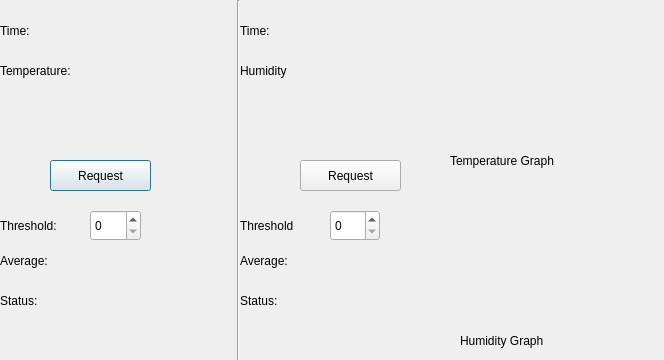
<?xml version="1.0" encoding="UTF-8"?>
<ui version="4.0">
 <class>Dialog</class>
 <widget class="QDialog" name="Dialog">
  <property name="geometry">
   <rect>
    <x>0</x>
    <y>0</y>
    <width>664</width>
    <height>360</height>
   </rect>
  </property>
  <property name="windowTitle">
   <string>Dialog</string>
  </property>
  <widget class="QPushButton" name="temperature">
   <property name="geometry">
    <rect>
     <x>50</x>
     <y>160</y>
     <width>101</width>
     <height>31</height>
    </rect>
   </property>
   <property name="text">
    <string>Request</string>
   </property>
  </widget>
  <widget class="QLabel" name="label">
   <property name="geometry">
    <rect>
     <x>0</x>
     <y>60</y>
     <width>91</width>
     <height>21</height>
    </rect>
   </property>
   <property name="text">
    <string>Temperature:</string>
   </property>
  </widget>
  <widget class="QLabel" name="label_temp">
   <property name="geometry">
    <rect>
     <x>100</x>
     <y>60</y>
     <width>131</width>
     <height>21</height>
    </rect>
   </property>
   <property name="text">
    <string/>
   </property>
  </widget>
  <widget class="QLabel" name="label_3">
   <property name="geometry">
    <rect>
     <x>240</x>
     <y>60</y>
     <width>81</width>
     <height>21</height>
    </rect>
   </property>
   <property name="text">
    <string>Humidity</string>
   </property>
  </widget>
  <widget class="QLabel" name="label_hum">
   <property name="geometry">
    <rect>
     <x>320</x>
     <y>60</y>
     <width>111</width>
     <height>21</height>
    </rect>
   </property>
   <property name="text">
    <string/>
   </property>
  </widget>
  <widget class="QLabel" name="label_5">
   <property name="geometry">
    <rect>
     <x>240</x>
     <y>20</y>
     <width>41</width>
     <height>21</height>
    </rect>
   </property>
   <property name="text">
    <string>Time:</string>
   </property>
  </widget>
  <widget class="QPushButton" name="humidity">
   <property name="geometry">
    <rect>
     <x>300</x>
     <y>160</y>
     <width>101</width>
     <height>31</height>
    </rect>
   </property>
   <property name="text">
    <string>Request</string>
   </property>
  </widget>
  <widget class="QLabel" name="label_7">
   <property name="geometry">
    <rect>
     <x>0</x>
     <y>20</y>
     <width>41</width>
     <height>21</height>
    </rect>
   </property>
   <property name="text">
    <string>Time:</string>
   </property>
  </widget>
  <widget class="QLabel" name="temp_time">
   <property name="geometry">
    <rect>
     <x>40</x>
     <y>20</y>
     <width>67</width>
     <height>21</height>
    </rect>
   </property>
   <property name="text">
    <string/>
   </property>
  </widget>
  <widget class="Line" name="line">
   <property name="geometry">
    <rect>
     <x>230</x>
     <y>0</y>
     <width>16</width>
     <height>361</height>
    </rect>
   </property>
   <property name="orientation">
    <enum>Qt::Vertical</enum>
   </property>
  </widget>
  <widget class="QLabel" name="hum_time">
   <property name="geometry">
    <rect>
     <x>290</x>
     <y>20</y>
     <width>67</width>
     <height>21</height>
    </rect>
   </property>
   <property name="text">
    <string/>
   </property>
  </widget>
  <widget class="QLabel" name="label_2">
   <property name="geometry">
    <rect>
     <x>0</x>
     <y>250</y>
     <width>67</width>
     <height>21</height>
    </rect>
   </property>
   <property name="text">
    <string>Average:</string>
   </property>
  </widget>
  <widget class="QLabel" name="average_temperature">
   <property name="geometry">
    <rect>
     <x>70</x>
     <y>250</y>
     <width>67</width>
     <height>21</height>
    </rect>
   </property>
   <property name="text">
    <string/>
   </property>
  </widget>
  <widget class="QLabel" name="label_6">
   <property name="geometry">
    <rect>
     <x>240</x>
     <y>250</y>
     <width>67</width>
     <height>21</height>
    </rect>
   </property>
   <property name="text">
    <string>Average:</string>
   </property>
  </widget>
  <widget class="QLabel" name="average_humidity">
   <property name="geometry">
    <rect>
     <x>310</x>
     <y>250</y>
     <width>67</width>
     <height>21</height>
    </rect>
   </property>
   <property name="text">
    <string/>
   </property>
  </widget>
  <widget class="QLabel" name="label_4">
   <property name="geometry">
    <rect>
     <x>0</x>
     <y>290</y>
     <width>67</width>
     <height>21</height>
    </rect>
   </property>
   <property name="text">
    <string>Status:</string>
   </property>
  </widget>
  <widget class="QLabel" name="label_8">
   <property name="geometry">
    <rect>
     <x>240</x>
     <y>290</y>
     <width>67</width>
     <height>21</height>
    </rect>
   </property>
   <property name="text">
    <string>Status:</string>
   </property>
  </widget>
  <widget class="QLabel" name="temp_alert">
   <property name="geometry">
    <rect>
     <x>60</x>
     <y>290</y>
     <width>67</width>
     <height>21</height>
    </rect>
   </property>
   <property name="text">
    <string/>
   </property>
  </widget>
  <widget class="QLabel" name="hum_alert">
   <property name="geometry">
    <rect>
     <x>300</x>
     <y>290</y>
     <width>67</width>
     <height>21</height>
    </rect>
   </property>
   <property name="text">
    <string/>
   </property>
  </widget>
  <widget class="QLabel" name="label_9">
   <property name="geometry">
    <rect>
     <x>0</x>
     <y>210</y>
     <width>81</width>
     <height>31</height>
    </rect>
   </property>
   <property name="text">
    <string>Threshold:</string>
   </property>
  </widget>
  <widget class="QSpinBox" name="temperature_threshold">
   <property name="geometry">
    <rect>
     <x>90</x>
     <y>210</y>
     <width>51</width>
     <height>31</height>
    </rect>
   </property>
  </widget>
  <widget class="QSpinBox" name="humidity_threshold">
   <property name="geometry">
    <rect>
     <x>330</x>
     <y>210</y>
     <width>50</width>
     <height>31</height>
    </rect>
   </property>
  </widget>
  <widget class="QLabel" name="label_10">
   <property name="geometry">
    <rect>
     <x>240</x>
     <y>210</y>
     <width>81</width>
     <height>31</height>
    </rect>
   </property>
   <property name="text">
    <string>Threshold</string>
   </property>
  </widget>
  <widget class="QLabel" name="label_11">
   <property name="geometry">
    <rect>
     <x>450</x>
     <y>150</y>
     <width>141</width>
     <height>21</height>
    </rect>
   </property>
   <property name="text">
    <string>Temperature Graph </string>
   </property>
  </widget>
  <widget class="QLabel" name="label_12">
   <property name="geometry">
    <rect>
     <x>460</x>
     <y>330</y>
     <width>121</width>
     <height>21</height>
    </rect>
   </property>
   <property name="text">
    <string>Humidity Graph</string>
   </property>
  </widget>
 </widget>
 <resources/>
 <connections/>
</ui>
